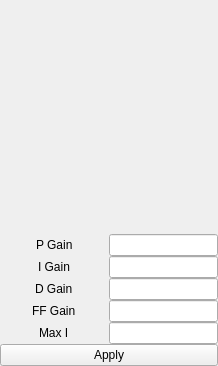
<?xml version="1.0" encoding="UTF-8"?>
<ui version="4.0">
 <class>PIDConfigPlot</class>
 <widget class="QWidget" name="PIDConfigPlot">
  <property name="geometry">
   <rect>
    <x>0</x>
    <y>0</y>
    <width>218</width>
    <height>366</height>
   </rect>
  </property>
  <property name="sizePolicy">
   <sizepolicy hsizetype="Preferred" vsizetype="Preferred">
    <horstretch>0</horstretch>
    <verstretch>0</verstretch>
   </sizepolicy>
  </property>
  <property name="maximumSize">
   <size>
    <width>16777215</width>
    <height>16777215</height>
   </size>
  </property>
  <property name="windowTitle">
   <string>Form</string>
  </property>
  <layout class="QVBoxLayout" name="verticalLayout">
   <property name="spacing">
    <number>0</number>
   </property>
   <property name="leftMargin">
    <number>0</number>
   </property>
   <property name="topMargin">
    <number>0</number>
   </property>
   <property name="rightMargin">
    <number>0</number>
   </property>
   <property name="bottomMargin">
    <number>0</number>
   </property>
   <item>
    <widget class="PIDCustomPlot" name="customPlot" native="true">
     <property name="minimumSize">
      <size>
       <width>0</width>
       <height>160</height>
      </size>
     </property>
    </widget>
   </item>
   <item>
    <layout class="QGridLayout" name="gridLayout">
     <property name="spacing">
      <number>0</number>
     </property>
     <item row="1" column="0" alignment="Qt::AlignHCenter|Qt::AlignVCenter">
      <widget class="QLabel" name="kILabel">
       <property name="text">
        <string>I Gain</string>
       </property>
      </widget>
     </item>
     <item row="3" column="0" alignment="Qt::AlignHCenter|Qt::AlignVCenter">
      <widget class="QLabel" name="FFLabel">
       <property name="text">
        <string>FF Gain</string>
       </property>
      </widget>
     </item>
     <item row="2" column="0" alignment="Qt::AlignHCenter|Qt::AlignVCenter">
      <widget class="QLabel" name="kDLabel">
       <property name="text">
        <string>D Gain</string>
       </property>
      </widget>
     </item>
     <item row="4" column="1">
      <widget class="QLineEdit" name="IMax">
       <property name="sizePolicy">
        <sizepolicy hsizetype="Preferred" vsizetype="Fixed">
         <horstretch>0</horstretch>
         <verstretch>0</verstretch>
        </sizepolicy>
       </property>
      </widget>
     </item>
     <item row="3" column="1">
      <widget class="QLineEdit" name="FF">
       <property name="sizePolicy">
        <sizepolicy hsizetype="Preferred" vsizetype="Fixed">
         <horstretch>0</horstretch>
         <verstretch>0</verstretch>
        </sizepolicy>
       </property>
      </widget>
     </item>
     <item row="4" column="0" alignment="Qt::AlignHCenter|Qt::AlignVCenter">
      <widget class="QLabel" name="IMaxLabel">
       <property name="text">
        <string>Max I</string>
       </property>
      </widget>
     </item>
     <item row="2" column="1">
      <widget class="QLineEdit" name="kD">
       <property name="sizePolicy">
        <sizepolicy hsizetype="Preferred" vsizetype="Fixed">
         <horstretch>0</horstretch>
         <verstretch>0</verstretch>
        </sizepolicy>
       </property>
      </widget>
     </item>
     <item row="0" column="1">
      <widget class="QLineEdit" name="kP">
       <property name="sizePolicy">
        <sizepolicy hsizetype="Preferred" vsizetype="Fixed">
         <horstretch>0</horstretch>
         <verstretch>0</verstretch>
        </sizepolicy>
       </property>
      </widget>
     </item>
     <item row="0" column="0" alignment="Qt::AlignHCenter|Qt::AlignVCenter">
      <widget class="QLabel" name="kPLabel">
       <property name="text">
        <string>P Gain</string>
       </property>
      </widget>
     </item>
     <item row="1" column="1">
      <widget class="QLineEdit" name="kI">
       <property name="sizePolicy">
        <sizepolicy hsizetype="Preferred" vsizetype="Fixed">
         <horstretch>0</horstretch>
         <verstretch>0</verstretch>
        </sizepolicy>
       </property>
      </widget>
     </item>
    </layout>
   </item>
   <item>
    <widget class="QPushButton" name="send">
     <property name="text">
      <string>Apply</string>
     </property>
    </widget>
   </item>
  </layout>
 </widget>
 <customwidgets>
  <customwidget>
   <class>PIDCustomPlot</class>
   <extends>QWidget</extends>
   <header>ground_station/Widgets/PID/PIDCustomPlot.h</header>
   <container>1</container>
  </customwidget>
 </customwidgets>
 <resources/>
 <connections/>
</ui>
